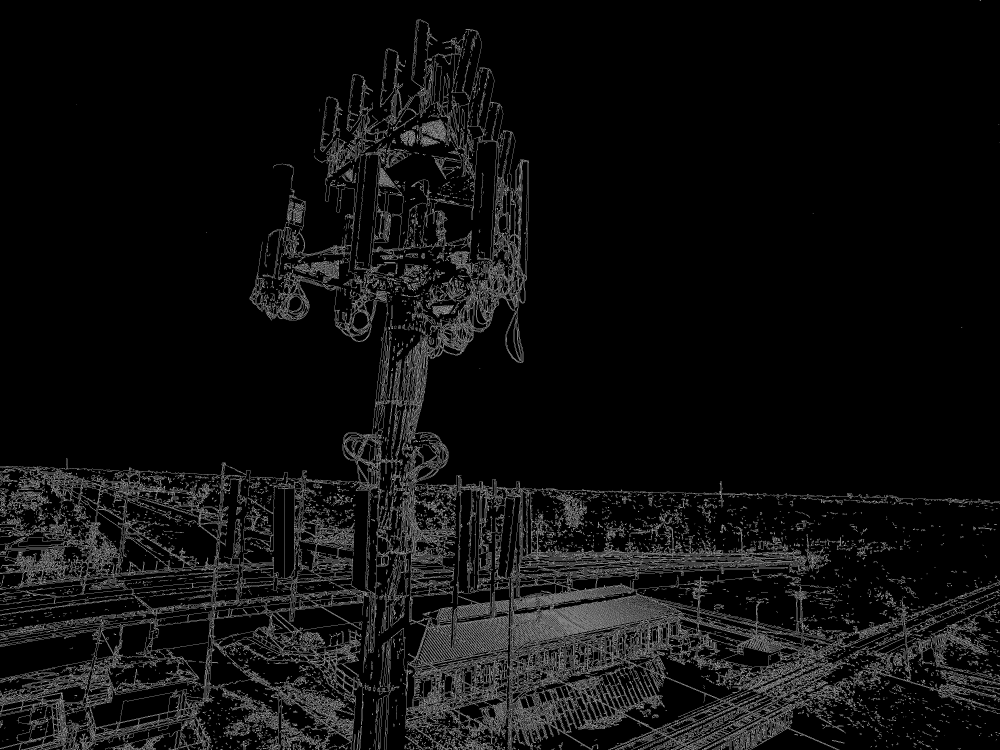
#> input picture Images/outlines/0284657e-76c0-45b5-af27-effdf055ba87.JPG, 4000 x 3000 px, given as the content of the folder ven/Desktop/Projects/SRP/MonmouthSRPImage/Images/raw_images/, which was not available (shown at 1/4 size)
$ python edges.py
#> lines starting #> are read from the running program, lines starting #| are printed output that depends on the picture
import numpy as np
import cv2
from os import listdir
from os.path import isfile,join

#The directory of the images
imagesDIR = '/Users/Steven/Desktop/Projects/SRP/MonmouthSRPImage/Images/raw_images/'
#Put image file name into list
files = [f for f in listdir(imagesDIR) if isfile(join(imagesDIR,f)) and f[len(f)-4:]=='.JPG']
#Number of current images edged and written
count = 0
#Loop through image file names
for file in files:
    #Set path to current image
    fileDIR = imagesDIR + file
    #Store current image as greyscale
    image =cv2.imread(fileDIR,0)
#> image is the input picture: shape (3000, 4000); min 0, max 255, mean 15


    '''
    This section converts the grayscaled image to an edged imaged using the Canny algorithm
    See: https://docs.opencv.org/2.4/doc/tutorials/imgproc/imgtrans/canny_detector/canny_detector.html
    Mean computes the average shade of gray in the grayscaled image.
    Ths is then used compute the correct min and max thresholds for the Canny algorithm to properly locate edges.
    See:https://stackoverflow.com/questions/24862374/canny-edge-detector-threshold-values-gives-different-result
    See: https://stackoverflow.com/questions/35586206/how-to-get-an-average-pixel-value-of-a-gray-scale-image-in-python-using-pil-nump
    '''
    mean = np.mean(image)
#> mean = 15.01
    edges = cv2.Canny(image,0.66 * mean,1.33 * mean)
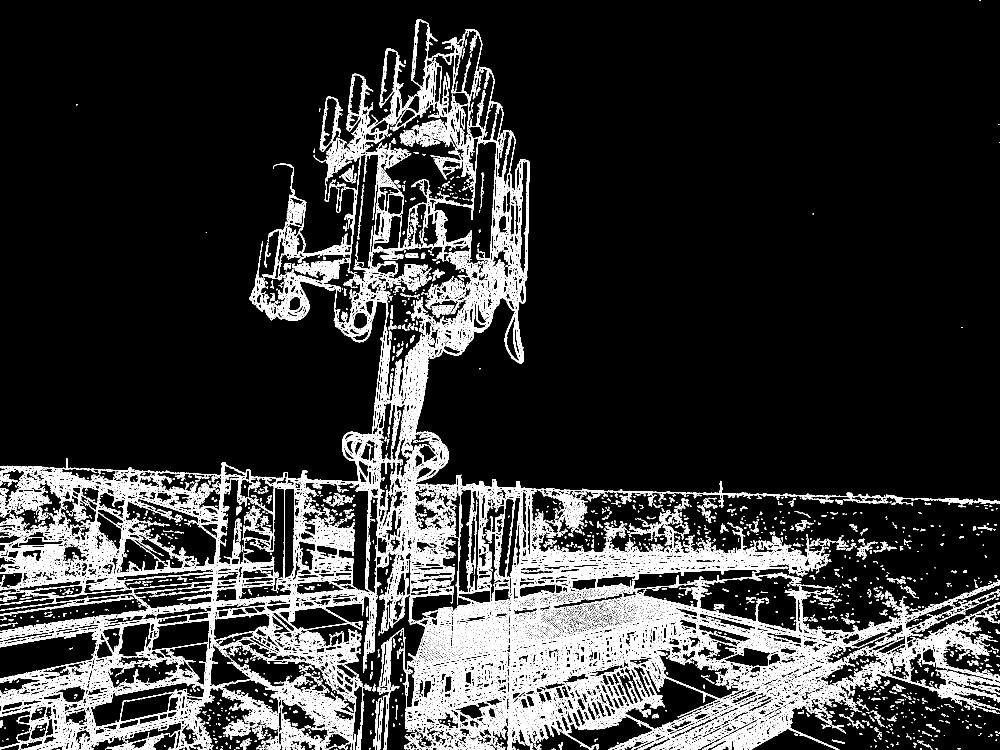
#> edges: shape (3000, 4000) (shown at 1/4 size); 7.8% white in thin lines or dots

    #The  path to save the new outline and edged images
    savepath = '/Users/Steven/Desktop/Projects/SRP/MonmouthSRPImage/Images/outlines/'
    #Save the new image
    cv2.imwrite(join(savepath,file),edges)
    #Add one to the current count
    count += 1
    #Print the current count
    print(str(count) + " files edged and written")
print("Done!")

$ run again, on Images/outlines/106.JPG
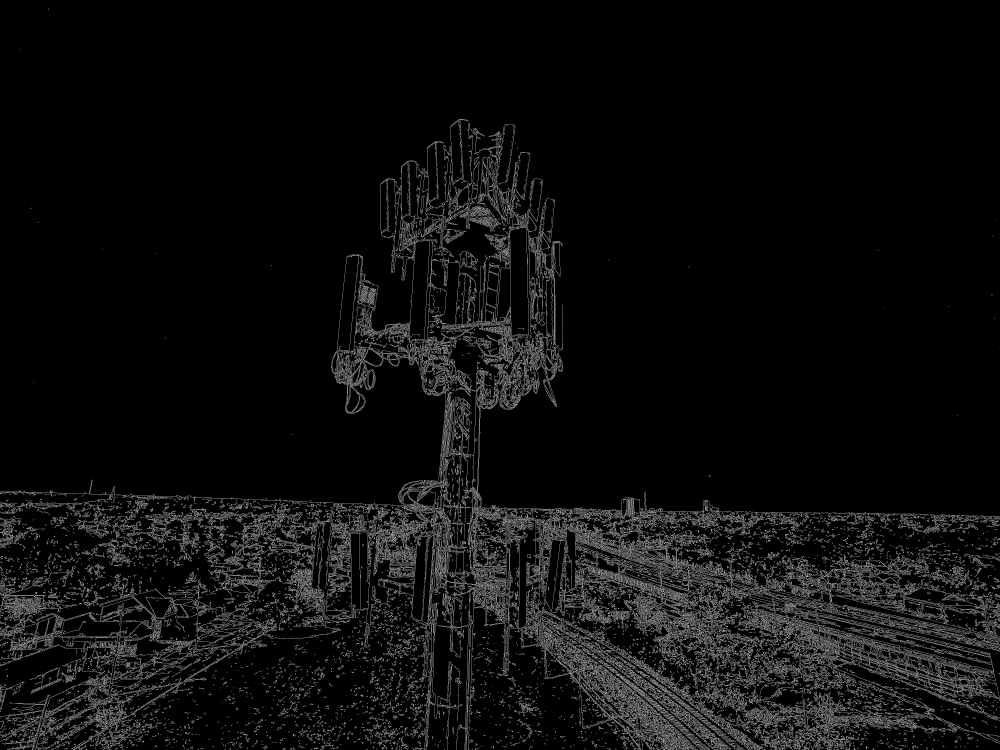
#> input picture Images/outlines/106.JPG, 4000 x 3000 px, given as the content of the folder ven/Desktop/Projects/SRP/MonmouthSRPImage/Images/raw_images/, which was not available (shown at 1/4 size)
#> image is the input picture: shape (3000, 4000); min 0, max 255, mean 13.7
#> mean = 13.75
#> `edges = cv2.Canny(image,0.66 * mean,1.33 * mean)`:
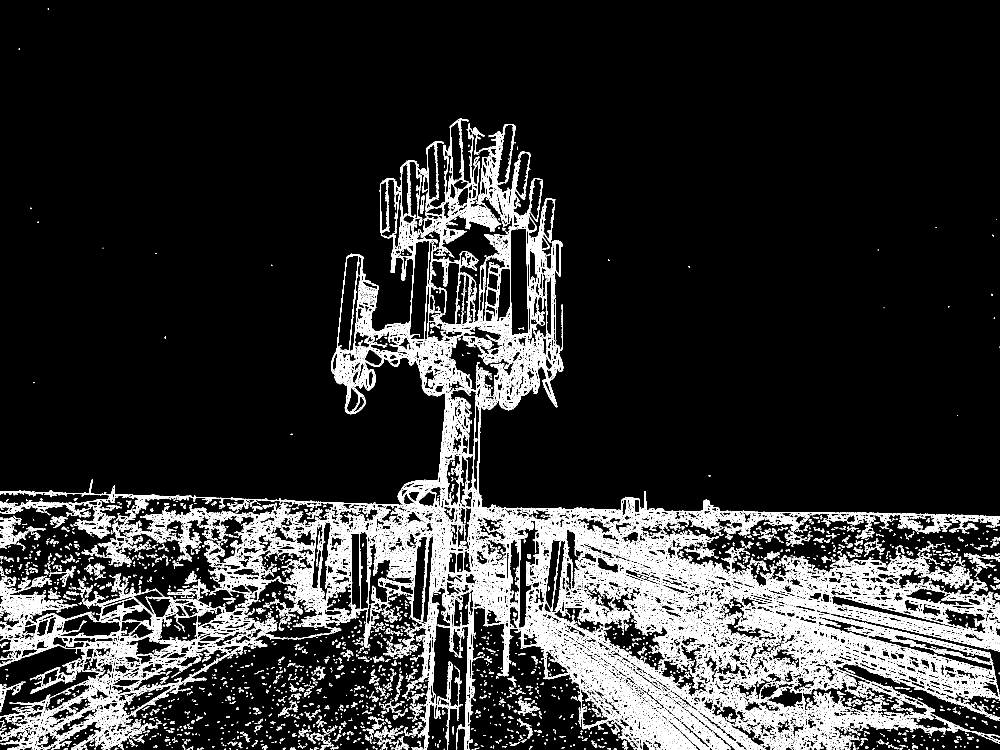
#> edges: shape (3000, 4000) (shown at 1/4 size); 7.2% white in thin lines or dots

$ run again, on Images/outlines/111.JPG
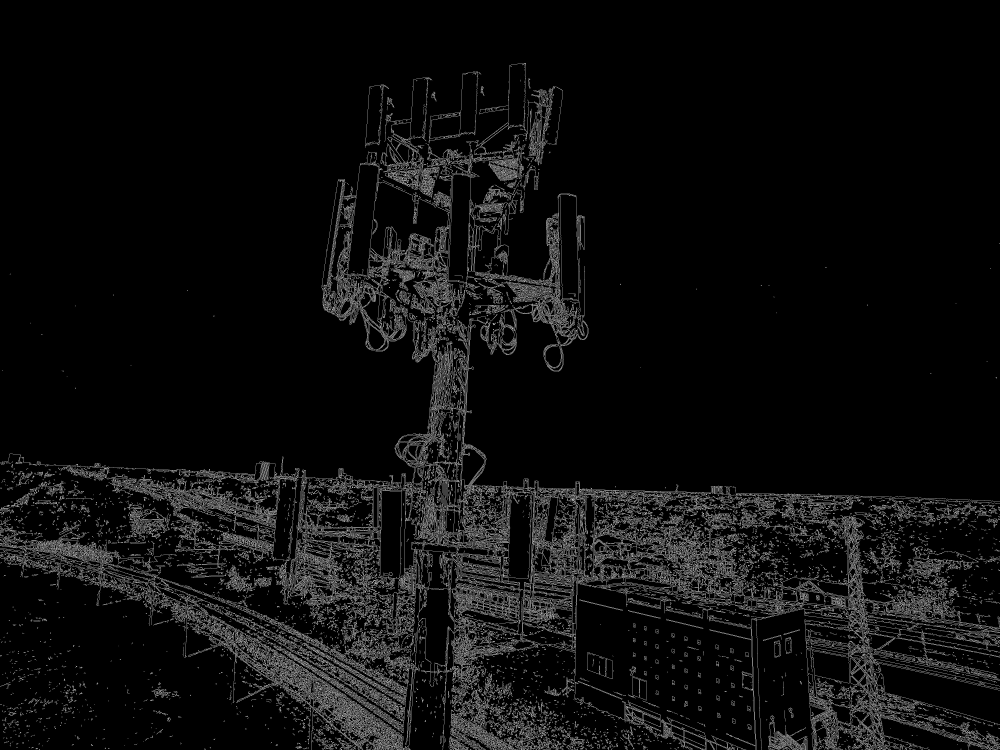
#> input picture Images/outlines/111.JPG, 4000 x 3000 px, given as the content of the folder ven/Desktop/Projects/SRP/MonmouthSRPImage/Images/raw_images/, which was not available (shown at 1/4 size)
#> image is the input picture: shape (3000, 4000); min 0, max 255, mean 13.9
#> mean = 13.87
#> `edges = cv2.Canny(image,0.66 * mean,1.33 * mean)`:
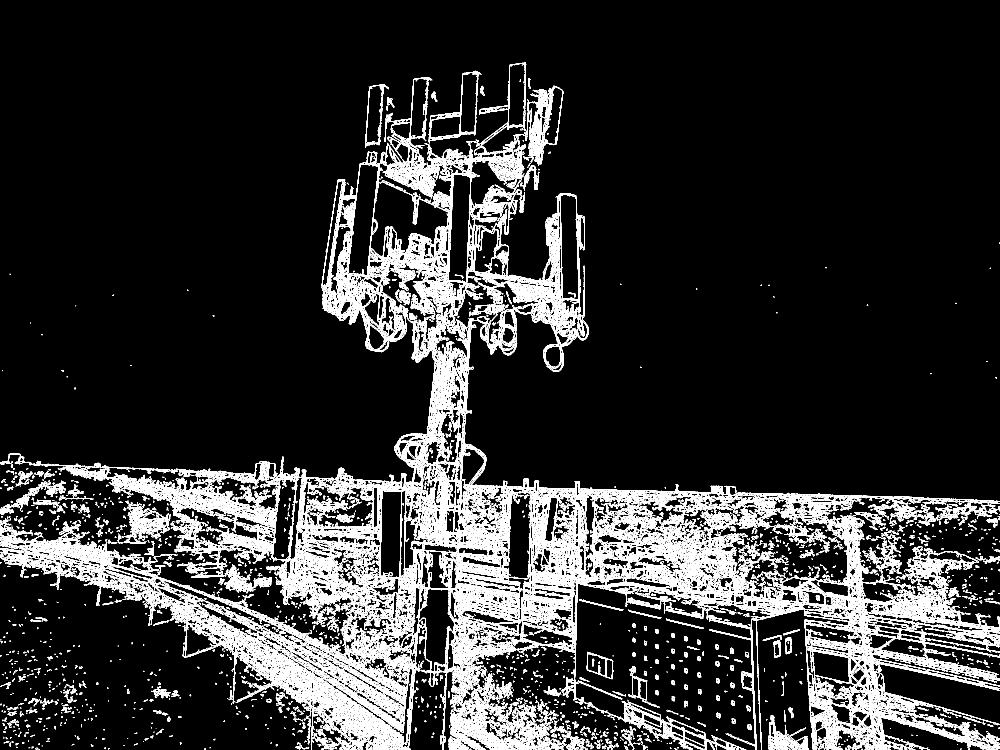
#> edges: shape (3000, 4000) (shown at 1/4 size); 7.2% white in thin lines or dots

$ run again, on Images/outlines/113.JPG
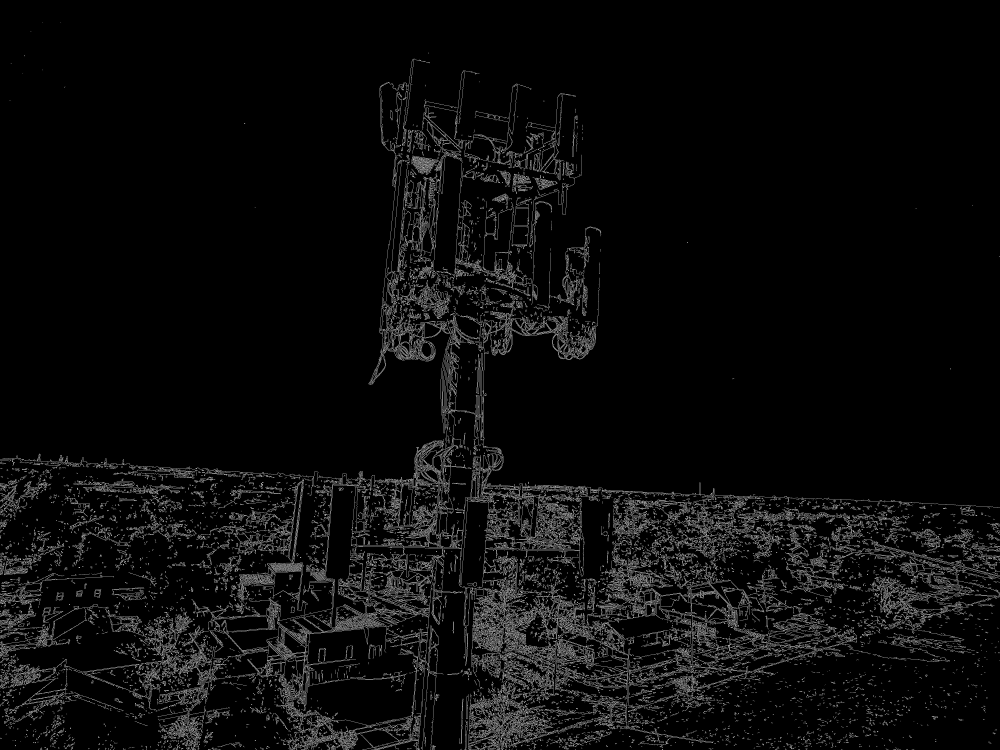
#> input picture Images/outlines/113.JPG, 4000 x 3000 px, given as the content of the folder ven/Desktop/Projects/SRP/MonmouthSRPImage/Images/raw_images/, which was not available (shown at 1/4 size)
#> image is the input picture: shape (3000, 4000); min 0, max 255, mean 11.5
#> mean = 11.51
#> `edges = cv2.Canny(image,0.66 * mean,1.33 * mean)`:
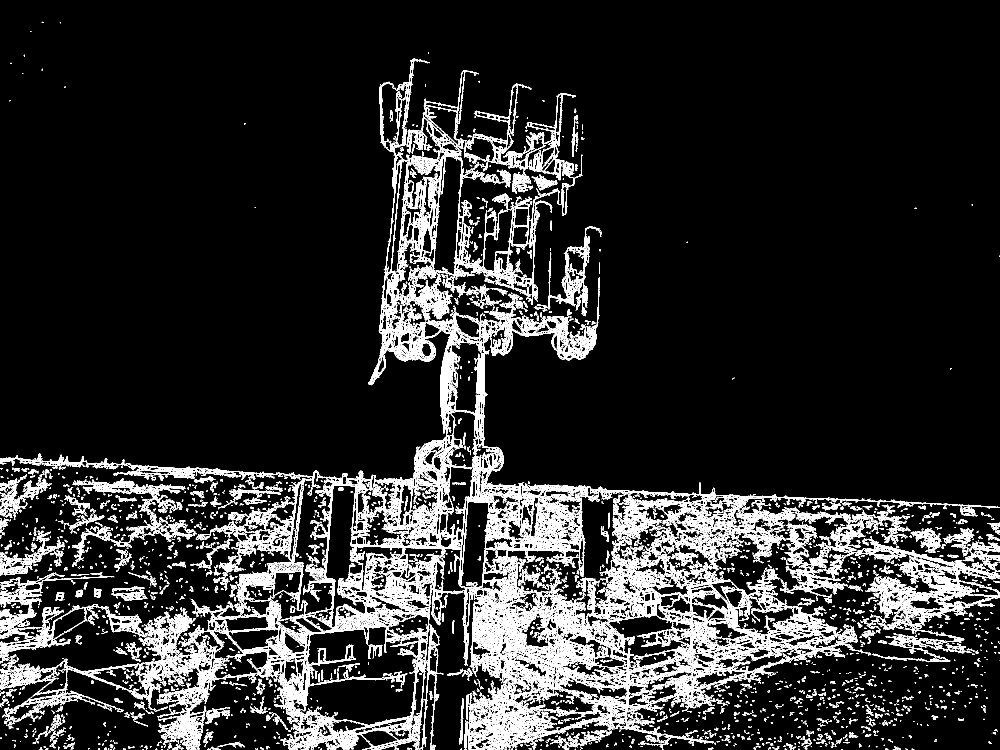
#> edges: shape (3000, 4000) (shown at 1/4 size); 6.5% white in thin lines or dots
